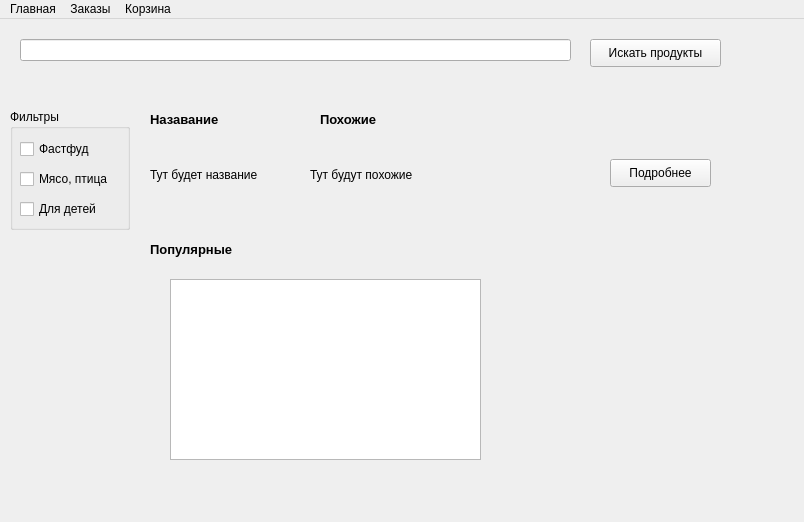
<?xml version="1.0" encoding="UTF-8"?>
<ui version="4.0">
 <class>MainWindow</class>
 <widget class="QMainWindow" name="MainWindow">
  <property name="geometry">
   <rect>
    <x>0</x>
    <y>0</y>
    <width>804</width>
    <height>522</height>
   </rect>
  </property>
  <property name="minimumSize">
   <size>
    <width>804</width>
    <height>522</height>
   </size>
  </property>
  <property name="windowTitle">
   <string>MainWindow</string>
  </property>
  <widget class="QWidget" name="centralwidget">
   <widget class="QLineEdit" name="search">
    <property name="geometry">
     <rect>
      <x>20</x>
      <y>20</y>
      <width>551</width>
      <height>22</height>
     </rect>
    </property>
   </widget>
   <widget class="QPushButton" name="pushButtonSearch">
    <property name="geometry">
     <rect>
      <x>590</x>
      <y>20</y>
      <width>131</width>
      <height>28</height>
     </rect>
    </property>
    <property name="text">
     <string>Искать продукты</string>
    </property>
   </widget>
   <widget class="QGroupBox" name="groupBox">
    <property name="enabled">
     <bool>true</bool>
    </property>
    <property name="geometry">
     <rect>
      <x>10</x>
      <y>90</y>
      <width>120</width>
      <height>121</height>
     </rect>
    </property>
    <property name="title">
     <string>Фильтры</string>
    </property>
    <widget class="QCheckBox" name="fastfood">
     <property name="geometry">
      <rect>
       <x>10</x>
       <y>30</y>
       <width>81</width>
       <height>20</height>
      </rect>
     </property>
     <property name="text">
      <string>Фастфуд</string>
     </property>
    </widget>
    <widget class="QCheckBox" name="meat">
     <property name="geometry">
      <rect>
       <x>10</x>
       <y>60</y>
       <width>101</width>
       <height>20</height>
      </rect>
     </property>
     <property name="text">
      <string>Мясо, птица</string>
     </property>
    </widget>
    <widget class="QCheckBox" name="forchildren">
     <property name="geometry">
      <rect>
       <x>10</x>
       <y>90</y>
       <width>91</width>
       <height>20</height>
      </rect>
     </property>
     <property name="text">
      <string>Для детей</string>
     </property>
    </widget>
   </widget>
   <widget class="QLabel" name="labelname">
    <property name="geometry">
     <rect>
      <x>150</x>
      <y>140</y>
      <width>131</width>
      <height>31</height>
     </rect>
    </property>
    <property name="text">
     <string>Тут будет название</string>
    </property>
   </widget>
   <widget class="QLabel" name="name">
    <property name="geometry">
     <rect>
      <x>150</x>
      <y>90</y>
      <width>101</width>
      <height>21</height>
     </rect>
    </property>
    <property name="text">
     <string>&lt;html&gt;&lt;head/&gt;&lt;body&gt;&lt;p&gt;&lt;span style=&quot; font-size:10pt; font-weight:600;&quot;&gt;Назавание&lt;/span&gt;&lt;/p&gt;&lt;/body&gt;&lt;/html&gt;</string>
    </property>
   </widget>
   <widget class="QLabel" name="nameN">
    <property name="geometry">
     <rect>
      <x>320</x>
      <y>90</y>
      <width>91</width>
      <height>21</height>
     </rect>
    </property>
    <property name="text">
     <string>&lt;html&gt;&lt;head/&gt;&lt;body&gt;&lt;p&gt;&lt;span style=&quot; font-size:10pt; font-weight:600;&quot;&gt;Похожие&lt;/span&gt;&lt;/p&gt;&lt;/body&gt;&lt;/html&gt;</string>
    </property>
   </widget>
   <widget class="QLabel" name="labelnameN">
    <property name="geometry">
     <rect>
      <x>310</x>
      <y>130</y>
      <width>151</width>
      <height>51</height>
     </rect>
    </property>
    <property name="text">
     <string>Тут будут похожие</string>
    </property>
   </widget>
   <widget class="QLabel" name="similar_name">
    <property name="geometry">
     <rect>
      <x>20</x>
      <y>60</y>
      <width>371</width>
      <height>21</height>
     </rect>
    </property>
    <property name="mouseTracking">
     <bool>true</bool>
    </property>
    <property name="text">
     <string>&lt;html&gt;&lt;head/&gt;&lt;body&gt;&lt;p&gt;&lt;br/&gt;&lt;/p&gt;&lt;/body&gt;&lt;/html&gt;</string>
    </property>
   </widget>
   <widget class="QLabel" name="popular_lable">
    <property name="geometry">
     <rect>
      <x>150</x>
      <y>220</y>
      <width>121</width>
      <height>21</height>
     </rect>
    </property>
    <property name="text">
     <string>&lt;html&gt;&lt;head/&gt;&lt;body&gt;&lt;p&gt;&lt;span style=&quot; font-size:10pt; font-weight:600;&quot;&gt;Популярные&lt;/span&gt;&lt;/p&gt;&lt;/body&gt;&lt;/html&gt;</string>
    </property>
   </widget>
   <widget class="QPushButton" name="prise_value">
    <property name="geometry">
     <rect>
      <x>610</x>
      <y>140</y>
      <width>101</width>
      <height>28</height>
     </rect>
    </property>
    <property name="text">
     <string>Подробнее</string>
    </property>
   </widget>
   <widget class="QPlainTextEdit" name="popular">
    <property name="geometry">
     <rect>
      <x>170</x>
      <y>260</y>
      <width>311</width>
      <height>181</height>
     </rect>
    </property>
   </widget>
  </widget>
  <widget class="QMenuBar" name="menubar">
   <property name="geometry">
    <rect>
     <x>0</x>
     <y>0</y>
     <width>804</width>
     <height>26</height>
    </rect>
   </property>
   <widget class="QMenu" name="menu_2">
    <property name="title">
     <string>Заказы</string>
    </property>
    <addaction name="action_4"/>
    <addaction name="action_5"/>
   </widget>
   <widget class="QMenu" name="menu_3">
    <property name="title">
     <string>Корзина</string>
    </property>
   </widget>
   <widget class="QMenu" name="menu">
    <property name="title">
     <string>Главная</string>
    </property>
   </widget>
   <addaction name="menu"/>
   <addaction name="menu_2"/>
   <addaction name="menu_3"/>
  </widget>
  <action name="action">
   <property name="text">
    <string>Регион</string>
   </property>
  </action>
  <action name="action_2">
   <property name="text">
    <string>Каталог</string>
   </property>
  </action>
  <action name="action_4">
   <property name="text">
    <string>Недавние</string>
   </property>
  </action>
  <action name="action_5">
   <property name="text">
    <string>Любимые</string>
   </property>
  </action>
 </widget>
 <resources/>
 <connections/>
</ui>
